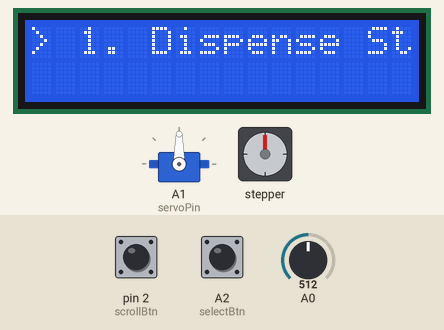
Simulated run of this sketch. Board: Arduino Uno, built with avr-gcc and run on an emulated ATmega328P. Parts: servo, 16×2 character LCD, stepper motor. Inputs (shaded band) come from the test bench; at power-on: A2 (selectBtn) HIGH, pin 2 (scrollBtn) HIGH, A0 = 512. Stepper angles assume 2048 steps per turn; what the sketch prints to the serial monitor is not drawn.

Above: at 1.2 s.
1.3 s: A2 (selectBtn) pulled LOW for 1 s
At 2.4 s:
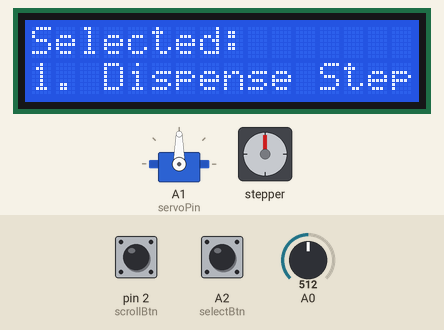
4.7 s: pin 2 (scrollBtn) pulled LOW for 3.2 s
At 7.4 s:
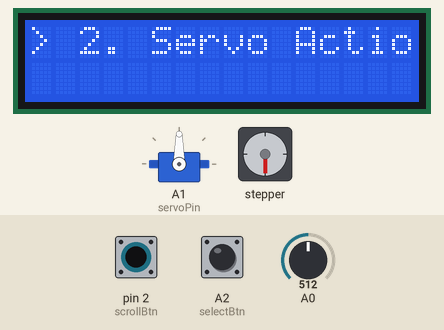
9.4 s: A2 (selectBtn) pulled LOW for 0.15 s
At 10.5 s:
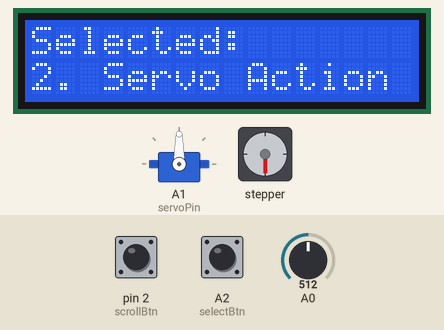
12.5 s: pin 2 (scrollBtn) pulled LOW for 0.15 s
At 13.9 s:
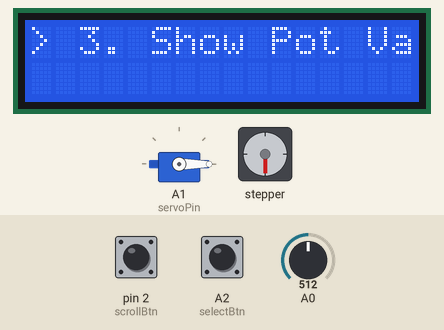
14.3 s: A2 (selectBtn) pulled LOW for 0.15 s
At 16.5 s:
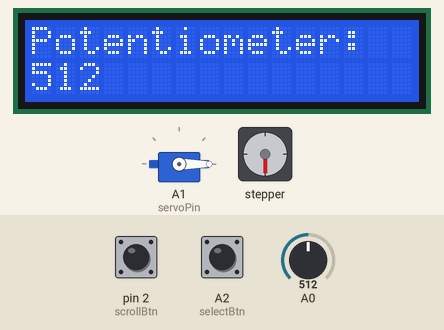
17.4 s: pin 2 (scrollBtn) pulled LOW for 1 s
At 18.4 s:
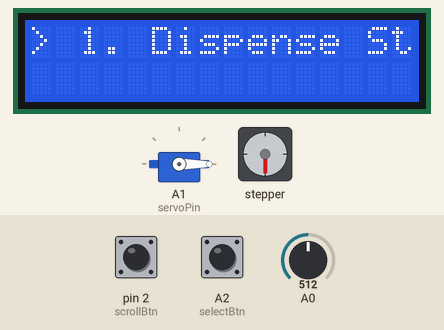
Timing chart, 0 to 20.4 s (numbered marks = the images above; inputs shaded):
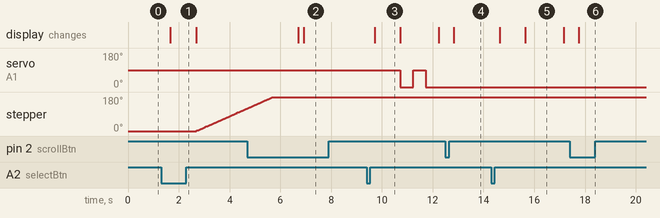

Measured:
- after the input at 1.3 s, stepper: keeps turning clockwise at about 60°/s, starting after 1.4 s; the display: changes after 0.37 s (image 1)
- after the input at 4.7 s, the display: first differs from a run without the input after 2.2 s (image 2)
- after the input at 9.4 s, servo on A1 (servoPin): 90° → 0° after 1.3 s, → 90° 0.50 s later, → 0° 0.50 s later; the display: changes after 0.32 s (image 3)
- after the input at 12.5 s, the display: changes after 0.34 s (image 4)
- after the input at 14.3 s, the display: first changes after 0.35 s (image 5 shows a later state)
- after the input at 17.4 s, the display: changes after 0.36 s (image 6)
- what the display in image 3 shows lasts 1.0 s, from 9.7 s to 10.7 s

The sketch:

steper_dispensor_system.ino
```cpp
// #include <Stepper.h>
// #include <LiquidCrystal.h>


// const int stepsPerRevolution = 2048; // 1 full rotation (28BYJ-48)
// int dispenseSteps = 0;       // 1/4 rotation (adjust as needed)

// Stepper myStepper(stepsPerRevolution, 9, 11, 10, 12);
// LiquidCrystal lcd(3, 8, 4, 5, 6, 7);  // LCD pins (RS, E, D4, D5, D6, D7)

// int potPin = A0;   // Potentiometer connected to A0
// int potValue = 0;  // Variable to store potentiometer value
// const int buttonPin = 2;
// int buttonState = HIGH;
// int lastButtonState = HIGH;
// unsigned long lastDebounceTime = 0;
// unsigned long debounceDelay = 50;
// int green_led = 13;    // LED connected to 13

// int lastDispenseSteps = -1;  // Add this at the top


// void setup() {
//   pinMode(buttonPin, INPUT_PULLUP);
//   myStepper.setSpeed(10);  // Adjust speed (RPM)
//   Serial.begin(9600);
//   lcd.begin(16, 2);  // Initialize the LCD, 16 columns and 2 rows
//   pinMode(green_led, OUTPUT);


// }

// void loop() {
//   potValue = analogRead(potPin);
//   dispenseSteps = map(potValue, 0, 1023, 0, 2048);

//   if (dispenseSteps != lastDispenseSteps) {
//     lcd.setCursor(0, 0);
//     lcd.print("Ready:           ");
//     lcd.setCursor(0, 1);
//     lcd.print(dispenseSteps);
//     lcd.print(" Steps    ");
//     lastDispenseSteps = dispenseSteps;
//   }

//   int reading = digitalRead(buttonPin);

//   if (reading != lastButtonState) {
//     lastDebounceTime = millis();
//   }

//   if ((millis() - lastDebounceTime) > debounceDelay) {
//     digitalWrite(green_led, LOW);

//     if (reading == LOW && buttonState == HIGH) {
//       digitalWrite(green_led, HIGH);

//       lcd.setCursor(0, 0);
//       lcd.print("Dispensing...    ");
//       lcd.setCursor(0, 1);
//       lcd.print(dispenseSteps);
//       lcd.print(" Steps    ");

//       Serial.println("Dispensing...");
//       Serial.print(dispenseSteps);
//       Serial.println(" steps");

//       myStepper.step(dispenseSteps);
//       delay(500);

//       Serial.println("Done.");

//       lcd.setCursor(0, 0);
//       lcd.print("Done.            ");
//       delay(1000);
//     }

//     buttonState = reading;
//   }

//   lastButtonState = reading;
// }

#include <Stepper.h>
#include <Servo.h>
#include <LiquidCrystal.h>

const int stepsPerRevolution = 2048;
Stepper myStepper(stepsPerRevolution, 9, 11, 10, 12);  // Pin order matters!

// Servo myServo;
// const int servoPin = 6;  // Make sure it's a PWM-capable pin like D3, D5, D6, D9, D10, or D11

LiquidCrystal lcd(3, 8, 4, 5, 6, 7);
const int servoPin = A1;
Servo myServo;


// #include <LiquidCrystal.h>

// LiquidCrystal lcd(3, 8, 4, 5, 6, 7);

// Button pins
const int scrollBtn = 2;
// const int selectBtn = 12;
// const int selectBtn = A1; // Works just like D2, D3, etc.
// const int selectBtn = A1;
const int selectBtn = A2;


// Menu setup
const int menuLength = 3;
int menuIndex = 0;
String menuItems[menuLength] = {
  "1. Dispense Steps",
  "2. Servo Action",
  "3. Show Pot Value"
};

// Button state tracking
int lastScrollState = HIGH;
int lastSelectState = HIGH;

void setup() {
  myServo.attach(servoPin);

  myStepper.setSpeed(10);       // Must be set or motor won’t move
  // myServo.attach(servoPin);     // Attach the servo pin
  // myServo.attach(servoPin);

  pinMode(scrollBtn, INPUT_PULLUP);
  // pinMode(selectBtn, INPUT_PULLUP);
  pinMode(selectBtn, INPUT_PULLUP);
  Serial.begin(9600);

  lcd.begin(16, 2);
  lcd.setCursor(0, 0);
  lcd.print("> ");
  lcd.print(menuItems[menuIndex]);
}

void loop() {
  int scrollState = digitalRead(scrollBtn);
  int selectState = digitalRead(selectBtn);

  int buttonState = digitalRead(selectBtn);
  Serial.println(buttonState);
  delay(200);  // Slow it down for readability


  // Scroll menu
  if (scrollState == LOW && lastScrollState == HIGH) {
    menuIndex++;
    if (menuIndex >= menuLength) menuIndex = 0;

    lcd.clear();
    lcd.setCursor(0, 0);
    lcd.print("> ");
    lcd.print(menuItems[menuIndex]);
  }

  // Select item
  if (selectState == LOW && lastSelectState == HIGH) {
    lcd.clear();
    lcd.setCursor(0, 0);
    lcd.print("Selected:");
    lcd.setCursor(0, 1);
    lcd.print(menuItems[menuIndex]);
    delay(1000);

    // Perform action based on selection
    if (menuIndex == 0) {
      // Dispense Steps (Stepper Motor)
      int potValue = analogRead(A0);
      int steps = map(potValue, 0, 1023, 0, 2048);

      lcd.clear();
      lcd.setCursor(0, 0);
      lcd.print("Dispensing...");
      lcd.setCursor(0, 1);
      lcd.print(steps);
      lcd.print(" steps");

      myStepper.step(steps);
      delay(1000);
    }

    else if (menuIndex == 1) {
      Serial.println("Moving servo...");
      lcd.clear();
      lcd.setCursor(0, 0);
      lcd.print("Moving Servo...");
      myServo.write(0);
      delay(500);
      myServo.write(90);
      delay(500);
      myServo.write(0);
      delay(500);
    }

    else if (menuIndex == 2) {
      // Show Pot Value
      int potValue = analogRead(A0);
      lcd.clear();
      lcd.setCursor(0, 0);
      lcd.print("Potentiometer:");
      lcd.setCursor(0, 1);
      lcd.print(potValue);
      delay(1500);
    }

    // Return to menu
    lcd.clear();
    lcd.setCursor(0, 0);
    lcd.print("> ");
    lcd.print(menuItems[menuIndex]);

  }

  lastScrollState = scrollState;
  lastSelectState = selectState;
}
```
